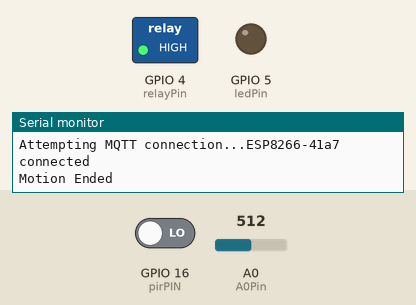
Simulated run of this sketch. Board: ESP8266 (NodeMCU). On the bench: switched loads named in the sketch (green lamp = pin HIGH), output pins drawn as LEDs (lit = HIGH), the last lines printed to the serial monitor. The test bench sets the inputs (shaded band); at power-on: GPIO 16 (pirPIN) LOW, A0 (A0Pin) = 512. WiFi joins after 1.5 s; servers stay silent unless stated; random numbers use the default seed unless the sketch sets one; no MQTT or app messages arrive unless stated.

Above: at 2.7 s.
2.8 s: GPIO 16 (pirPIN) driven HIGH
At 8.0 s:
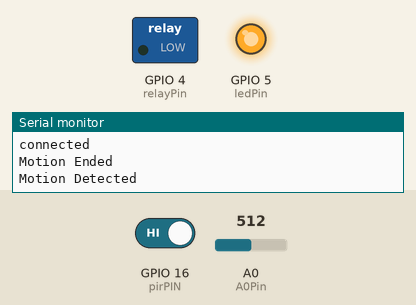
8.3 s: A0 (A0Pin) set to 422
13.2 s: A0 (A0Pin) set to 397
At 18.5 s:
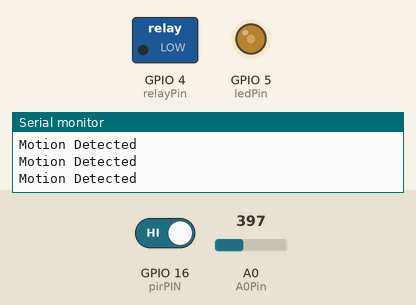
18.8 s: A0 (A0Pin) set to 511
At 23.4 s:
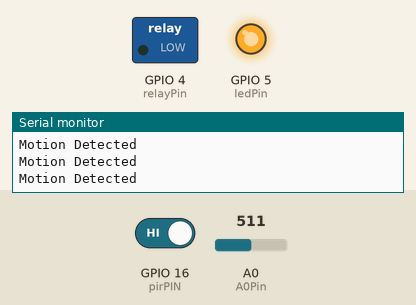
Timing chart, 0 to 24.9 s (numbered marks = the images above; inputs shaded):
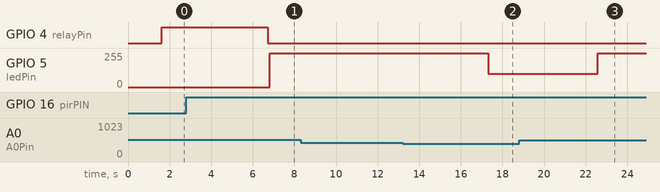

The sketch:

Tubes.ino
```cpp
#include <ESP8266WiFi.h>
#include <PubSubClient.h>

// Define the pin so its easy to understand
#define pirPIN 16
#define ledPin 5
#define relayPin 4
#define potentioPin 0


int potentioValue;

int A0Pin = A0;

int lightIntensityThres =70;
int reading , bright ;

// Update these with values suitable for your network.
// Digunakan untuk inisiasi network
const char* ssid =         "azmi";
const char* password =    "passwordbaru000";
const char* mqtt_server =  "test.mosquitto.org";
//"192.168.0.113";   /// Menggunakan alamat IP Laptop ini , dikarenakan telah terinstall mosquito

// Inisiasi Objects Wifi dan PubSub
WiFiClient espClient;
PubSubClient client(espClient);

// Inisiasi Value dan msg untuk di pass pada method snprintf
char msg[50];
int value = 1;

void setup() {

  // Inisiasi Seluruh pin yang digunakan dan koneksi
  pinMode(ledPin, OUTPUT);
  pinMode(pirPIN, INPUT);
  pinMode(potentioPin,INPUT);
  pinMode(relayPin, OUTPUT);
  Serial.begin(115200);
  setup_wifi();
  client.setServer(mqtt_server, 1883);
  client.setCallback(callback);
}

void setup_wifi() {
  // prosedure ini digunakan untuk melakukan koneksi ESP8266 kepada WiFi
  delay(10);
  // We start by connecting to a WiFi network
  Serial.println();
  Serial.print("Connecting to ");
  Serial.println(ssid);

  WiFi.begin(ssid, password);

  while (WiFi.status() != WL_CONNECTED) {
    delay(500);
    Serial.print(".");
  }

  Serial.println("");
  Serial.println("WiFi connected");
  Serial.println("IP address: ");
  Serial.println(WiFi.localIP());
}

void photoresistor() {
  // Method ini digunakan untuk membaca sensor photoresistor dan melakukan publish kepada broker
  reading=analogRead(potentioPin);

  if(reading > lightIntensityThres) {
      map(reading,0,1023,0,255); // MApping value
      String readd= String(reading); // Konversi int ke String
      const char* convertedRead = readd.c_str(); // Mengubah ketipe char*
      snprintf (msg, 75, convertedRead,value); // save char* kepada buffer
      //Serial.println("Publish message for PhotoResistor: ");
      client.publish("event/detectphotoresistor", msg); // Publish kepada topik event/detectphotoresistor

  }

}


void callback(char* topic, byte* payload, unsigned int length) {
  // Method
  Serial.print("Message arrived [");
  Serial.print(topic);
  Serial.print("] ");
  for (int i = 0; i < length; i++) {
    Serial.print((char)payload[i]);
  }
  Serial.println();

  // Switch on the LED if an 1 was received as first character
  if (strcmp((char*)payload, "No one Here") == 0 ){
     Serial.println("LOW");
     //digitalWrite(ledPin, LOW);
     Serial.println("No One here !!");
     client.publish("event/detectRelayOutput","No one Here!! ");

  }

 if (strcmp((char*)payload, "Someone Here") == 0) {
    Serial.println("HIGH");

   // digitalWrite(ledPin,HIGH);
    Serial.println("Someone here !!");
    client.publish("event/detectRelayOutput","Someone Here !!");
  }

}

void reconnect() {
  // Loop until we're reconnected
  while (!client.connected()) {
    Serial.print("Attempting MQTT connection...");
    // Attempt to connect
    String clientIds = "ESP8266-";
    clientIds += String(random(0xffff),HEX);
    Serial.println(clientIds);
    if (client.connect(clientIds.c_str())) {
      Serial.println("connected");
      // Once connected, publish an announcement...
      client.publish("event/detectPIR", "hello world,Connected");
      // ... and resubscribe
      client.subscribe("event/detectRelayOutput");

    } else {
      Serial.print("failed, rc=");
      Serial.print(client.state());
      Serial.println(" try again in 5 seconds");
      // Wait 5 seconds before retrying
      millis();
      delay(10000);
    }
  }
}
void loop() {

  if (!client.connected()) {
    reconnect();
  }
  client.loop();

    if(digitalRead(pirPIN) == HIGH) {
      photoresistor();
      delay(100);
      Serial.println("Motion Detected");
      potentioValue = analogRead(potentioPin);
      digitalWrite(pirPIN, HIGH);
      digitalWrite(relayPin,LOW);
      potentioValue = map(potentioValue, 0, 1023, 0, 255);

      if(potentioValue > 100) {

        String readdPotentio= String(potentioValue);
        const char* convertedReadPotentio = readdPotentio.c_str();
        snprintf (msg, 75, convertedReadPotentio,value);
        //Serial.println("Publish message for Potentio: ");
        client.publish("event/potentioMeter", msg);

        delay(100);

        digitalWrite(ledPin,1);


      }
      else {
        String readdPotentio= String(potentioValue);
        const char* convertedReadPotentio = readdPotentio.c_str();
        snprintf (msg, 75, convertedReadPotentio,value);
        //Serial.println("Publish message for Potentio: ");
        client.publish("event/potentioMeter", msg);
        delay(100);
        analogWrite(ledPin,potentioValue);

        }

      snprintf (msg, 75, "1", value);
      //Serial.println("Publish message for PIR: ");
      client.publish("event/detectPIR", msg);
      snprintf (msg, 75,"Someone Here",value);
      client.publish("event/detectRelayOutput",msg);
      delay(50);

    }

  if(digitalRead(pirPIN) == LOW) {

        Serial.println("Motion Ended");
        delay(50);
        digitalWrite(pirPIN, LOW);
        digitalWrite(ledPin, LOW);
        digitalWrite(relayPin,HIGH);
        snprintf (msg, 75, "0", value);
        //Serial.println("Publish message for PIR: ");
        client.publish("event/detectPIR", msg);

        snprintf (msg, 75,"No one Here",value);
        client.publish("event/detectRelayOutput",msg);
        }

  delay(5000);
}
```

Measured:
- the behaviour switches between 404 and 403 on A0 (A0Pin) (found by bisection; images 1 and 2)
- after the input at 2.8 s, GPIO 4 (relayPin): HIGH → LOW after 3.9 s; GPIO 5 (ledPin): 0/255 → 255/255 after 4.0 s
- after the input at 13.2 s, GPIO 5 (ledPin): 255/255 → 99/255 after 4.1 s
- after the input at 18.8 s, GPIO 5 (ledPin): 99/255 → 255/255 after 3.8 s
